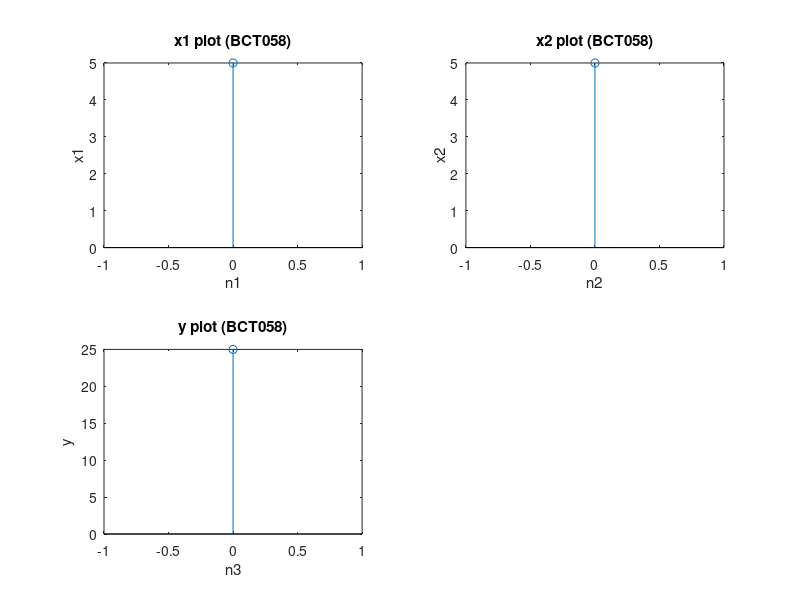

The MATLAB script that drew this image:
clc;
clear all;

x1= input('Enter first sequence x1 =');
x2= input('input second sequence x2 =');

L= length(x1);
M= length(x2);
N= L+M-1;

y= conv(x1, x2);
disp('The value of y are=');
disp(y);

n1= 0:L-1;
n2= 0:M-1;
n3= 0:N-1;

subplot(2,2,1);
stem(n1 ,x1);
xlabel('n1');
ylabel('x1');
title('x1 plot (BCT058)');

subplot(2,2,2);
stem(n2 ,x2);
xlabel('n2');
ylabel('x2');
title('x2 plot (BCT058)');

subplot(2,2,3);
stem(n3 ,y);
xlabel('n3');
ylabel('y');
title('y plot (BCT058)');

